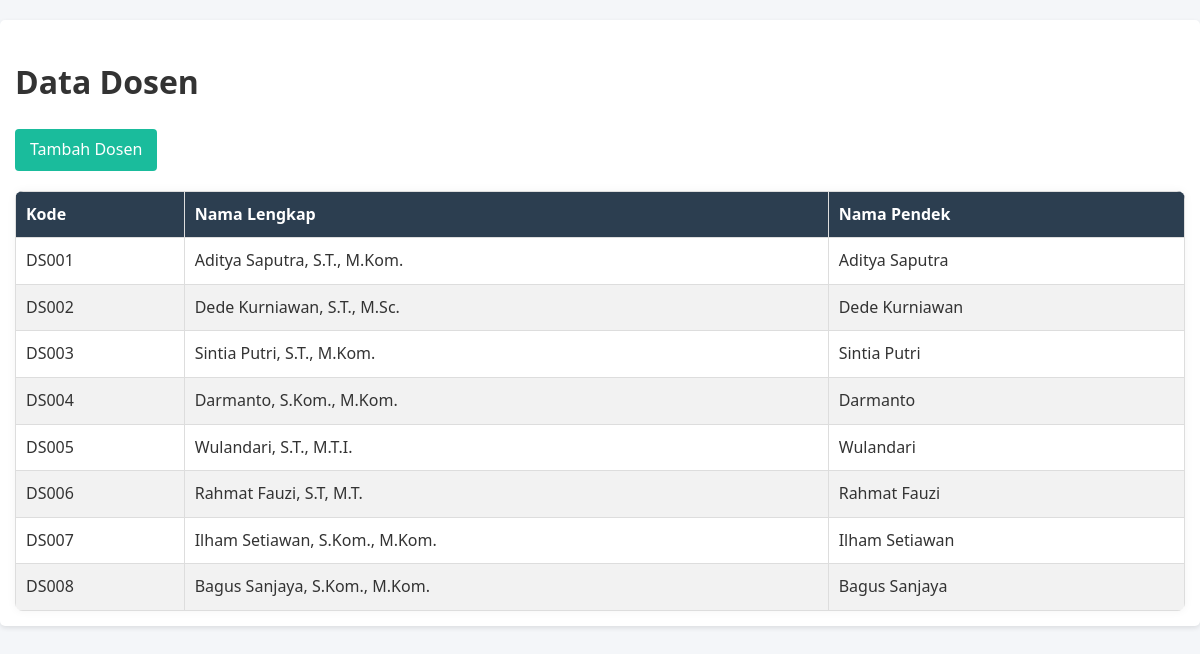
Page /data_akademik/lihat/datadosen.php on the committed database.
### tables this page shows
CREATE TABLE `dosen` (
  `kd_ds` varchar(10) NOT NULL,
  `nama` varchar(100) DEFAULT NULL
);

### data_akademik/includes/functions.php (called while the page is built, shortened)
<?php
function format_nama_dosen($nama_lengkap) {
    $parts = explode(',', $nama_lengkap);
    return trim($parts[0]);
}
?>

### data_akademik/lihat/datadosen.php (the view, shortened to what this page needs)
<?php
include '../includes/db_connect.php';
include '../includes/functions.php';
?>
<!DOCTYPE html>
<html lang="en">
<head>
    <link rel="stylesheet" href="css/style.css">
</head>
<body>
    <div class="data-section">
        <h1>Data Dosen</h1>
        <a href="../insert/dosen.php" class="btn">Tambah Dosen</a>
        <table>
            <thead>
                <tr>
                    <th>Kode</th>
                    <th>Nama Lengkap</th>
                    <th>Nama Pendek</th>
                </tr>
            </thead>
            <tbody>
                <?php
                $sql = "SELECT * FROM Dosen";
                $result = $conn->query($sql);
                while($row = $result->fetch_assoc()) {
                    echo "<tr>
                        <td>".$row['kd_ds']."</td>
                        <td>".$row['nama']."</td>
                        <td>".format_nama_dosen($row['nama'])."</td>
                    </tr>";
                }
                ?>
            </tbody>
        </table>
    </div>
</body>
</html>

### data_akademik/css/style.css (style rules this page uses)
body { font-family: 'Segoe UI', Tahoma, Geneva, Verdana, sans-serif; line-height: 1.6; margin: 0; padding: 0; background-color: #f4f6f9; color: #333; }
table { width: 100%; border-collapse: collapse; margin-top: 2rem; border-radius: 8px; overflow: hidden; box-shadow: 0 0 10px rgba(0,0,0,0.05); }
th, td { padding: 12px 16px; text-align: left; border-bottom: 1px solid #ddd; }
th { background-color: #34495e; color: white; font-weight: 600; }
tr:nth-child(even) { background-color: #f9f9f9; }
.btn, button { display: inline-block; background: #3498db; color: #fff; padding: 0.6rem 1.2rem; border: none; border-radius: 6px; text-decoration: none; font-size: 1rem; cursor: pointer; transition: background 0.3s ease; }

### data_akademik/lihat/datadosen.php (style rules this page uses)
.data-section { margin: 20px 0; padding: 15px; background: white; border-radius: 5px; box-shadow: 0 2px 5px rgba(0,0,0,0.1); }
table { width: 100%; border-collapse: collapse; margin-top: 10px; }
th, td { padding: 10px; border: 1px solid #ddd; text-align: left; }
th { background-color: #2c3e50; color: white; }
tr:nth-child(even) { background-color: #f2f2f2; }
.btn { display: inline-block; padding: 8px 15px; background: #1abc9c; color: white; text-decoration: none; border-radius: 4px; margin-bottom: 10px; }

### rows in the picture
dosen: kd_ds "DS001", nama "Aditya Saputra, S.T., M.Kom.", nama "Aditya Saputra"
dosen: kd_ds "DS002", nama "Dede Kurniawan, S.T., M.Sc.", nama "Dede Kurniawan"
dosen: kd_ds "DS003", nama "Sintia Putri, S.T., M.Kom.", nama "Sintia Putri"
dosen: kd_ds "DS004", nama "Darmanto, S.Kom., M.Kom.", nama "Darmanto"
dosen: kd_ds "DS005", nama "Wulandari, S.T., M.T.I.", nama "Wulandari"
dosen: kd_ds "DS006", nama "Rahmat Fauzi, S.T, M.T.", nama "Rahmat Fauzi"
dosen: kd_ds "DS007", nama "Ilham Setiawan, S.Kom., M.Kom.", nama "Ilham Setiawan"
dosen: kd_ds "DS008", nama "Bagus Sanjaya, S.Kom., M.Kom.", nama "Bagus Sanjaya"
